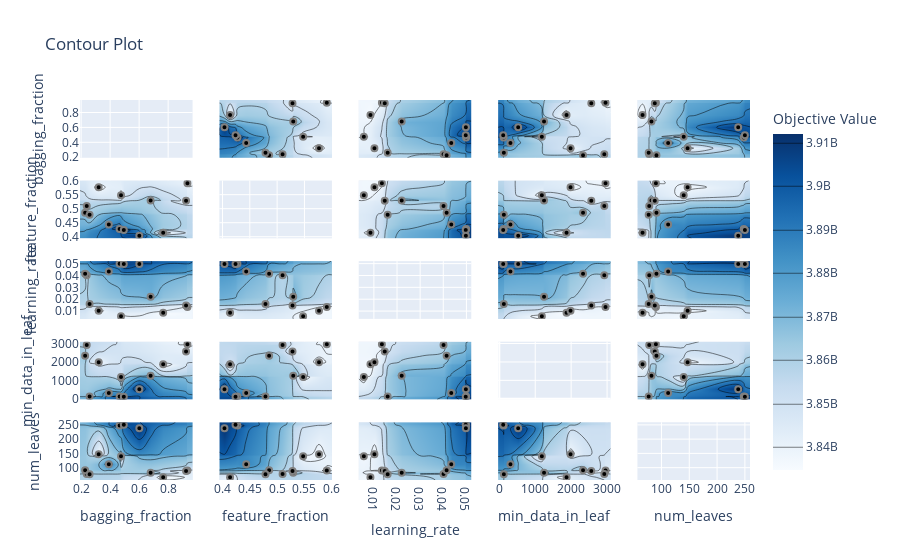

Write notebook code for a chart like this one.
### Code cell
plot_contour(study)

### Figure 1 — Plotly figure (JSON) as saved in the notebook; plotly's stock layout.template omitted (floating-point values rounded to 4 significant figures; data arrays with more than 128 entries replaced by an {"elided": "..."} marker saying what was removed)
{"data": [{"type": "scatter", "xaxis": "x", "yaxis": "y"}, {"colorbar": {"title": {"text": "Objective Value"}}, "colorscale": [[0, "rgb(247,251,255)"], [0.125, "rgb(222,235,247)"], [0.25, "rgb(198,219,239)"], [0.375, "rgb(158,202,225)"], [0.5, "rgb(107,174,214)"], [0.625, "rgb(66,146,198)"], [0.75, "rgb(33,113,181)"], [0.875, "rgb(8,81,156)"], [1, "rgb(8,48,107)"]], "connectgaps": true, "contours": {"coloring": "heatmap"}, "hoverinfo": "none", "line": {"smoothing": 1.3}, "reversescale": false, "showscale": true, "type": "contour", "x": [0.1924, 0.2276, 0.2388, 0.2585, 0.3212, 0.391, 0.4654, 0.475, 0.4943, 0.6013, 0.6792, 0.7657, 0.9234, 0.933, 0.9683], "xaxis": "x6", "y": [0.3943, 0.4036, 0.4139, 0.4239, 0.4274, 0.4434, 0.4787, 0.4854, 0.51, 0.5282, 0.5295, 0.5476, 0.5767, 0.5909, 0.6003], "yaxis": "y6", "z": {"elided": "15x15 int values"}}, {"marker": {"color": "black", "line": {"color": "Gray", "width": 2}}, "mode": "markers", "name": "Feasible Trial", "showlegend": false, "type": "scatter", "x": [0.7657, 0.933, 0.6792, 0.391, 0.3212, 0.9234, 0.2388, 0.2276, 0.2585, 0.475, 0.4654, 0.4943, 0.6013], "xaxis": "x6", "y": [0.4139, 0.5909, 0.5295, 0.4434, 0.5767, 0.5282, 0.51, 0.4854, 0.4787, 0.5476, 0.4274, 0.4239, 0.4036], "yaxis": "y6"}, {"colorbar": {"title": {"text": "Objective Value"}}, "colorscale": [[0, "rgb(247,251,255)"], [0.125, "rgb(222,235,247)"], [0.25, "rgb(198,219,239)"], [0.375, "rgb(158,202,225)"], [0.5, "rgb(107,174,214)"], [0.625, "rgb(66,146,198)"], [0.75, "rgb(33,113,181)"], [0.875, "rgb(8,81,156)"], [1, "rgb(8,48,107)"]], "connectgaps": true, "contours": {"coloring": "heatmap"}, "hoverinfo": "none", "line": {"smoothing": 1.3}, "reversescale": false, "showscale": false, "type": "contour", "x": [0.1924, 0.2276, 0.2388, 0.2585, 0.3212, 0.391, 0.4654, 0.475, 0.4943, 0.6013, 0.6792, 0.7657, 0.9234, 0.933, 0.9683], "xaxis": "x11", "y": [0.003446, 0.005657, 0.008516, 0.01024, 0.01347, 0.0147, 0.01596, 0.02202, 0.04011, 0.04144, 0.04345, 0.04971, 0.04977, 0.04989, 0.0521], "yaxis": "y11", "z": {"elided": "15x15 int values"}}, {"marker": {"color": "black", "line": {"color": "Gray", "width": 2}}, "mode": "markers", "name": "Feasible Trial", "showlegend": false, "type": "scatter", "x": [0.7657, 0.933, 0.6792, 0.391, 0.3212, 0.9234, 0.2388, 0.2276, 0.2585, 0.475, 0.4654, 0.4943, 0.6013], "xaxis": "x11", "y": [0.008516, 0.01347, 0.02202, 0.04345, 0.01024, 0.0147, 0.04011, 0.04144, 0.01596, 0.005657, 0.04989, 0.04971, 0.04977], "yaxis": "y11"}, {"colorbar": {"title": {"text": "Objective Value"}}, "colorscale": [[0, "rgb(247,251,255)"], [0.125, "rgb(222,235,247)"], [0.25, "rgb(198,219,239)"], [0.375, "rgb(158,202,225)"], [0.5, "rgb(107,174,214)"], [0.625, "rgb(66,146,198)"], [0.75, "rgb(33,113,181)"], [0.875, "rgb(8,81,156)"], [1, "rgb(8,48,107)"]], "connectgaps": true, "contours": {"coloring": "heatmap"}, "hoverinfo": "none", "line": {"smoothing": 1.3}, "reversescale": false, "showscale": false, "type": "contour", "x": [0.1924, 0.2276, 0.2388, 0.2585, 0.3212, 0.391, 0.4654, 0.475, 0.4943, 0.6013, 0.6792, 0.7657, 0.9234, 0.933, 0.9683], "xaxis": "x16", "y": [-34.45, 108, 121, 126, 310, 525, 1184, 1245, 1872, 1983, 2331, 2561, 2923, 2957, 3099.0], "yaxis": "y16", "z": {"elided": "15x15 int values"}}, {"marker": {"color": "black", "line": {"color": "Gray", "width": 2}}, "mode": "markers", "name": "Feasible Trial", "showlegend": false, "type": "scatter", "x": [0.7657, 0.933, 0.6792, 0.391, 0.3212, 0.9234, 0.2388, 0.2276, 0.2585, 0.475, 0.4654, 0.4943, 0.6013], "xaxis": "x16", "y": [1872, 2957, 1245, 310, 1983, 2561, 2923, 2331, 126, 1184, 121, 108, 525], "yaxis": "y16"}, {"colorbar": {"title": {"text": "Objective Value"}}, "colorscale": [[0, "rgb(247,251,255)"], [0.125, "rgb(222,235,247)"], [0.25, "rgb(198,219,239)"], [0.375, "rgb(158,202,225)"], [0.5, "rgb(107,174,214)"], [0.625, "rgb(66,146,198)"], [0.75, "rgb(33,113,181)"], [0.875, "rgb(8,81,156)"], [1, "rgb(8,48,107)"]], "connectgaps": true, "contours": {"coloring": "heatmap"}, "hoverinfo": "none", "line": {"smoothing": 1.3}, "reversescale": false, "showscale": false, "type": "contour", "x": [0.1924, 0.2276, 0.2388, 0.2585, 0.3212, 0.391, 0.4654, 0.475, 0.4943, 0.6013, 0.6792, 0.7657, 0.9234, 0.933, 0.9683], "xaxis": "x21", "y": [56.8, 66, 77, 78, 82, 88, 90, 91, 112, 140, 147, 238, 248, 250, 259.2], "yaxis": "y21", "z": {"elided": "15x15 int values"}}, {"marker": {"color": "black", "line": {"color": "Gray", "width": 2}}, "mode": "markers", "name": "Feasible Trial", "showlegend": false, "type": "scatter", "x": [0.7657, 0.933, 0.6792, 0.391, 0.3212, 0.9234, 0.2388, 0.2276, 0.2585, 0.475, 0.4654, 0.4943, 0.6013], "xaxis": "x21", "y": [66, 90, 82, 112, 147, 88, 78, 91, 77, 140, 248, 250, 238], "yaxis": "y21"}, {"colorbar": {"title": {"text": "Objective Value"}}, "colorscale": [[0, "rgb(247,251,255)"], [0.125, "rgb(222,235,247)"], [0.25, "rgb(198,219,239)"], [0.375, "rgb(158,202,225)"], [0.5, "rgb(107,174,214)"], [0.625, "rgb(66,146,198)"], [0.75, "rgb(33,113,181)"], [0.875, "rgb(8,81,156)"], [1, "rgb(8,48,107)"]], "connectgaps": true, "contours": {"coloring": "heatmap"}, "hoverinfo": "none", "line": {"smoothing": 1.3}, "reversescale": false, "showscale": false, "type": "contour", "x": [0.3943, 0.4036, 0.4139, 0.4239, 0.4274, 0.4434, 0.4787, 0.4854, 0.51, 0.5282, 0.5295, 0.5476, 0.5767, 0.5909, 0.6003], "xaxis": "x2", "y": [0.1924, 0.2276, 0.2388, 0.2585, 0.3212, 0.391, 0.4654, 0.475, 0.4943, 0.6013, 0.6792, 0.7657, 0.9234, 0.933, 0.9683], "yaxis": "y2", "z": {"elided": "15x15 int values"}}, {"marker": {"color": "black", "line": {"color": "Gray", "width": 2}}, "mode": "markers", "name": "Feasible Trial", "showlegend": false, "type": "scatter", "x": [0.4139, 0.5909, 0.5295, 0.4434, 0.5767, 0.5282, 0.51, 0.4854, 0.4787, 0.5476, 0.4274, 0.4239, 0.4036], "xaxis": "x2", "y": [0.7657, 0.933, 0.6792, 0.391, 0.3212, 0.9234, 0.2388, 0.2276, 0.2585, 0.475, 0.4654, 0.4943, 0.6013], "yaxis": "y2"}, {"type": "scatter", "xaxis": "x7", "yaxis": "y7"}, {"colorbar": {"title": {"text": "Objective Value"}}, "colorscale": [[0, "rgb(247,251,255)"], [0.125, "rgb(222,235,247)"], [0.25, "rgb(198,219,239)"], [0.375, "rgb(158,202,225)"], [0.5, "rgb(107,174,214)"], [0.625, "rgb(66,146,198)"], [0.75, "rgb(33,113,181)"], [0.875, "rgb(8,81,156)"], [1, "rgb(8,48,107)"]], "connectgaps": true, "contours": {"coloring": "heatmap"}, "hoverinfo": "none", "line": {"smoothing": 1.3}, "reversescale": false, "showscale": false, "type": "contour", "x": [0.3943, 0.4036, 0.4139, 0.4239, 0.4274, 0.4434, 0.4787, 0.4854, 0.51, 0.5282, 0.5295, 0.5476, 0.5767, 0.5909, 0.6003], "xaxis": "x12", "y": [0.003446, 0.005657, 0.008516, 0.01024, 0.01347, 0.0147, 0.01596, 0.02202, 0.04011, 0.04144, 0.04345, 0.04971, 0.04977, 0.04989, 0.0521], "yaxis": "y12", "z": {"elided": "15x15 int values"}}, {"marker": {"color": "black", "line": {"color": "Gray", "width": 2}}, "mode": "markers", "name": "Feasible Trial", "showlegend": false, "type": "scatter", "x": [0.4139, 0.5909, 0.5295, 0.4434, 0.5767, 0.5282, 0.51, 0.4854, 0.4787, 0.5476, 0.4274, 0.4239, 0.4036], "xaxis": "x12", "y": [0.008516, 0.01347, 0.02202, 0.04345, 0.01024, 0.0147, 0.04011, 0.04144, 0.01596, 0.005657, 0.04989, 0.04971, 0.04977], "yaxis": "y12"}, {"colorbar": {"title": {"text": "Objective Value"}}, "colorscale": [[0, "rgb(247,251,255)"], [0.125, "rgb(222,235,247)"], [0.25, "rgb(198,219,239)"], [0.375, "rgb(158,202,225)"], [0.5, "rgb(107,174,214)"], [0.625, "rgb(66,146,198)"], [0.75, "rgb(33,113,181)"], [0.875, "rgb(8,81,156)"], [1, "rgb(8,48,107)"]], "connectgaps": true, "contours": {"coloring": "heatmap"}, "hoverinfo": "none", "line": {"smoothing": 1.3}, "reversescale": false, "showscale": false, "type": "contour", "x": [0.3943, 0.4036, 0.4139, 0.4239, 0.4274, 0.4434, 0.4787, 0.4854, 0.51, 0.5282, 0.5295, 0.5476, 0.5767, 0.5909, 0.6003], "xaxis": "x17", "y": [-34.45, 108, 121, 126, 310, 525, 1184, 1245, 1872, 1983, 2331, 2561, 2923, 2957, 3099.0], "yaxis": "y17", "z": {"elided": "15x15 int values"}}, {"marker": {"color": "black", "line": {"color": "Gray", "width": 2}}, "mode": "markers", "name": "Feasible Trial", "showlegend": false, "type": "scatter", "x": [0.4139, 0.5909, 0.5295, 0.4434, 0.5767, 0.5282, 0.51, 0.4854, 0.4787, 0.5476, 0.4274, 0.4239, 0.4036], "xaxis": "x17", "y": [1872, 2957, 1245, 310, 1983, 2561, 2923, 2331, 126, 1184, 121, 108, 525], "yaxis": "y17"}, {"colorbar": {"title": {"text": "Objective Value"}}, "colorscale": [[0, "rgb(247,251,255)"], [0.125, "rgb(222,235,247)"], [0.25, "rgb(198,219,239)"], [0.375, "rgb(158,202,225)"], [0.5, "rgb(107,174,214)"], [0.625, "rgb(66,146,198)"], [0.75, "rgb(33,113,181)"], [0.875, "rgb(8,81,156)"], [1, "rgb(8,48,107)"]], "connectgaps": true, "contours": {"coloring": "heatmap"}, "hoverinfo": "none", "line": {"smoothing": 1.3}, "reversescale": false, "showscale": false, "type": "contour", "x": [0.3943, 0.4036, 0.4139, 0.4239, 0.4274, 0.4434, 0.4787, 0.4854, 0.51, 0.5282, 0.5295, 0.5476, 0.5767, 0.5909, 0.6003], "xaxis": "x22", "y": [56.8, 66, 77, 78, 82, 88, 90, 91, 112, 140, 147, 238, 248, 250, 259.2], "yaxis": "y22", "z": {"elided": "15x15 int values"}}, {"marker": {"color": "black", "line": {"color": "Gray", "width": 2}}, "mode": "markers", "name": "Feasible Trial", "showlegend": false, "type": "scatter", "x": [0.4139, 0.5909, 0.5295, 0.4434, 0.5767, 0.5282, 0.51, 0.4854, 0.4787, 0.5476, 0.4274, 0.4239, 0.4036], "xaxis": "x22", "y": [66, 90, 82, 112, 147, 88, 78, 91, 77, 140, 248, 250, 238], "yaxis": "y22"}, {"colorbar": {"title": {"text": "Objective Value"}}, "colorscale": [[0, "rgb(247,251,255)"], [0.125, "rgb(222,235,247)"], [0.25, "rgb(198,219,239)"], [0.375, "rgb(158,202,225)"], [0.5, "rgb(107,174,214)"], [0.625, "rgb(66,146,198)"], [0.75, "rgb(33,113,181)"], [0.875, "rgb(8,81,156)"], [1, "rgb(8,48,107)"]], "connectgaps": true, "contours": {"coloring": "heatmap"}, "hoverinfo": "none", "line": {"smoothing": 1.3}, "reversescale": false, "showscale": false, "type": "contour", "x": [0.003446, 0.005657, 0.008516, 0.01024, 0.01347, 0.0147, 0.01596, 0.02202, 0.04011, 0.04144, 0.04345, 0.04971, 0.04977, 0.04989, 0.0521], "xaxis": "x3", "y": [0.1924, 0.2276, 0.2388, 0.2585, 0.3212, 0.391, 0.4654, 0.475, 0.4943, 0.6013, 0.6792, 0.7657, 0.9234, 0.933, 0.9683], "yaxis": "y3", "z": {"elided": "15x15 int values"}}, {"marker": {"color": "black", "line": {"color": "Gray", "width": 2}}, "mode": "markers", "name": "Feasible Trial", "showlegend": false, "type": "scatter", "x": [0.008516, 0.01347, 0.02202, 0.04345, 0.01024, 0.0147, 0.04011, 0.04144, 0.01596, 0.005657, 0.04989, 0.04971, 0.04977], "xaxis": "x3", "y": [0.7657, 0.933, 0.6792, 0.391, 0.3212, 0.9234, 0.2388, 0.2276, 0.2585, 0.475, 0.4654, 0.4943, 0.6013], "yaxis": "y3"}, {"colorbar": {"title": {"text": "Objective Value"}}, "colorscale": [[0, "rgb(247,251,255)"], [0.125, "rgb(222,235,247)"], [0.25, "rgb(198,219,239)"], [0.375, "rgb(158,202,225)"], [0.5, "rgb(107,174,214)"], [0.625, "rgb(66,146,198)"], [0.75, "rgb(33,113,181)"], [0.875, "rgb(8,81,156)"], [1, "rgb(8,48,107)"]], "connectgaps": true, "contours": {"coloring": "heatmap"}, "hoverinfo": "none", "line": {"smoothing": 1.3}, "reversescale": false, "showscale": false, "type": "contour", "x": [0.003446, 0.005657, 0.008516, 0.01024, 0.01347, 0.0147, 0.01596, 0.02202, 0.04011, 0.04144, 0.04345, 0.04971, 0.04977, 0.04989, 0.0521], "xaxis": "x8", "y": [0.3943, 0.4036, 0.4139, 0.4239, 0.4274, 0.4434, 0.4787, 0.4854, 0.51, 0.5282, 0.5295, 0.5476, 0.5767, 0.5909, 0.6003], "yaxis": "y8", "z": {"elided": "15x15 int values"}}, {"marker": {"color": "black", "line": {"color": "Gray", "width": 2}}, "mode": "markers", "name": "Feasible Trial", "showlegend": false, "type": "scatter", "x": [0.008516, 0.01347, 0.02202, 0.04345, 0.01024, 0.0147, 0.04011, 0.04144, 0.01596, 0.005657, 0.04989, 0.04971, 0.04977], "xaxis": "x8", "y": [0.4139, 0.5909, 0.5295, 0.4434, 0.5767, 0.5282, 0.51, 0.4854, 0.4787, 0.5476, 0.4274, 0.4239, 0.4036], "yaxis": "y8"}, {"type": "scatter", "xaxis": "x13", "yaxis": "y13"}, {"colorbar": {"title": {"text": "Objective Value"}}, "colorscale": [[0, "rgb(247,251,255)"], [0.125, "rgb(222,235,247)"], [0.25, "rgb(198,219,239)"], [0.375, "rgb(158,202,225)"], [0.5, "rgb(107,174,214)"], [0.625, "rgb(66,146,198)"], [0.75, "rgb(33,113,181)"], [0.875, "rgb(8,81,156)"], [1, "rgb(8,48,107)"]], "connectgaps": true, "contours": {"coloring": "heatmap"}, "hoverinfo": "none", "line": {"smoothing": 1.3}, "reversescale": false, "showscale": false, "type": "contour", "x": [0.003446, 0.005657, 0.008516, 0.01024, 0.01347, 0.0147, 0.01596, 0.02202, 0.04011, 0.04144, 0.04345, 0.04971, 0.04977, 0.04989, 0.0521], "xaxis": "x18", "y": [-34.45, 108, 121, 126, 310, 525, 1184, 1245, 1872, 1983, 2331, 2561, 2923, 2957, 3099.0], "yaxis": "y18", "z": {"elided": "15x15 int values"}}, {"marker": {"color": "black", "line": {"color": "Gray", "width": 2}}, "mode": "markers", "name": "Feasible Trial", "showlegend": false, "type": "scatter", "x": [0.008516, 0.01347, 0.02202, 0.04345, 0.01024, 0.0147, 0.04011, 0.04144, 0.01596, 0.005657, 0.04989, 0.04971, 0.04977], "xaxis": "x18", "y": [1872, 2957, 1245, 310, 1983, 2561, 2923, 2331, 126, 1184, 121, 108, 525], "yaxis": "y18"}, {"colorbar": {"title": {"text": "Objective Value"}}, "colorscale": [[0, "rgb(247,251,255)"], [0.125, "rgb(222,235,247)"], [0.25, "rgb(198,219,239)"], [0.375, "rgb(158,202,225)"], [0.5, "rgb(107,174,214)"], [0.625, "rgb(66,146,198)"], [0.75, "rgb(33,113,181)"], [0.875, "rgb(8,81,156)"], [1, "rgb(8,48,107)"]], "connectgaps": true, "contours": {"coloring": "heatmap"}, "hoverinfo": "none", "line": {"smoothing": 1.3}, "reversescale": false, "showscale": false, "type": "contour", "x": [0.003446, 0.005657, 0.008516, 0.01024, 0.01347, 0.0147, 0.01596, 0.02202, 0.04011, 0.04144, 0.04345, 0.04971, 0.04977, 0.04989, 0.0521], "xaxis": "x23", "y": [56.8, 66, 77, 78, 82, 88, 90, 91, 112, 140, 147, 238, 248, 250, 259.2], "yaxis": "y23", "z": {"elided": "15x15 int values"}}, {"marker": {"color": "black", "line": {"color": "Gray", "width": 2}}, "mode": "markers", "name": "Feasible Trial", "showlegend": false, "type": "scatter", "x": [0.008516, 0.01347, 0.02202, 0.04345, 0.01024, 0.0147, 0.04011, 0.04144, 0.01596, 0.005657, 0.04989, 0.04971, 0.04977], "xaxis": "x23", "y": [66, 90, 82, 112, 147, 88, 78, 91, 77, 140, 248, 250, 238], "yaxis": "y23"}, {"colorbar": {"title": {"text": "Objective Value"}}, "colorscale": [[0, "rgb(247,251,255)"], [0.125, "rgb(222,235,247)"], [0.25, "rgb(198,219,239)"], [0.375, "rgb(158,202,225)"], [0.5, "rgb(107,174,214)"], [0.625, "rgb(66,146,198)"], [0.75, "rgb(33,113,181)"], [0.875, "rgb(8,81,156)"], [1, "rgb(8,48,107)"]], "connectgaps": true, "contours": {"coloring": "heatmap"}, "hoverinfo": "none", "line": {"smoothing": 1.3}, "reversescale": false, "showscale": false, "type": "contour", "x": [-34.45, 108, 121, 126, 310, 525, 1184, 1245, 1872, 1983, 2331, 2561, 2923, 2957, 3099.0], "xaxis": "x4", "y": [0.1924, 0.2276, 0.2388, 0.2585, 0.3212, 0.391, 0.4654, 0.475, 0.4943, 0.6013, 0.6792, 0.7657, 0.9234, 0.933, 0.9683], "yaxis": "y4", "z": {"elided": "15x15 int values"}}, {"marker": {"color": "black", "line": {"color": "Gray", "width": 2}}, "mode": "markers", "name": "Feasible Trial", "showlegend": false, "type": "scatter", "x": [1872, 2957, 1245, 310, 1983, 2561, 2923, 2331, 126, 1184, 121, 108, 525], "xaxis": "x4", "y": [0.7657, 0.933, 0.6792, 0.391, 0.3212, 0.9234, 0.2388, 0.2276, 0.2585, 0.475, 0.4654, 0.4943, 0.6013], "yaxis": "y4"}, {"colorbar": {"title": {"text": "Objective Value"}}, "colorscale": [[0, "rgb(247,251,255)"], [0.125, "rgb(222,235,247)"], [0.25, "rgb(198,219,239)"], [0.375, "rgb(158,202,225)"], [0.5, "rgb(107,174,214)"], [0.625, "rgb(66,146,198)"], [0.75, "rgb(33,113,181)"], [0.875, "rgb(8,81,156)"], [1, "rgb(8,48,107)"]], "connectgaps": true, "contours": {"coloring": "heatmap"}, "hoverinfo": "none", "line": {"smoothing": 1.3}, "reversescale": false, "showscale": false, "type": "contour", "x": [-34.45, 108, 121, 126, 310, 525, 1184, 1245, 1872, 1983, 2331, 2561, 2923, 2957, 3099.0], "xaxis": "x9", "y": [0.3943, 0.4036, 0.4139, 0.4239, 0.4274, 0.4434, 0.4787, 0.4854, 0.51, 0.5282, 0.5295, 0.5476, 0.5767, 0.5909, 0.6003], "yaxis": "y9", "z": {"elided": "15x15 int values"}}, {"marker": {"color": "black", "line": {"color": "Gray", "width": 2}}, "mode": "markers", "name": "Feasible Trial", "showlegend": false, "type": "scatter", "x": [1872, 2957, 1245, 310, 1983, 2561, 2923, 2331, 126, 1184, 121, 108, 525], "xaxis": "x9", "y": [0.4139, 0.5909, 0.5295, 0.4434, 0.5767, 0.5282, 0.51, 0.4854, 0.4787, 0.5476, 0.4274, 0.4239, 0.4036], "yaxis": "y9"}, {"colorbar": {"title": {"text": "Objective Value"}}, "colorscale": [[0, "rgb(247,251,255)"], [0.125, "rgb(222,235,247)"], [0.25, "rgb(198,219,239)"], [0.375, "rgb(158,202,225)"], [0.5, "rgb(107,174,214)"], [0.625, "rgb(66,146,198)"], [0.75, "rgb(33,113,181)"], [0.875, "rgb(8,81,156)"], [1, "rgb(8,48,107)"]], "connectgaps": true, "contours": {"coloring": "heatmap"}, "hoverinfo": "none", "line": {"smoothing": 1.3}, "reversescale": false, "showscale": false, "type": "contour", "x": [-34.45, 108, 121, 126, 310, 525, 1184, 1245, 1872, 1983, 2331, 2561, 2923, 2957, 3099.0], "xaxis": "x14", "y": [0.003446, 0.005657, 0.008516, 0.01024, 0.01347, 0.0147, 0.01596, 0.02202, 0.04011, 0.04144, 0.04345, 0.04971, 0.04977, 0.04989, 0.0521], "yaxis": "y14", "z": {"elided": "15x15 int values"}}, {"marker": {"color": "black", "line": {"color": "Gray", "width": 2}}, "mode": "markers", "name": "Feasible Trial", "showlegend": false, "type": "scatter", "x": [1872, 2957, 1245, 310, 1983, 2561, 2923, 2331, 126, 1184, 121, 108, 525], "xaxis": "x14", "y": [0.008516, 0.01347, 0.02202, 0.04345, 0.01024, 0.0147, 0.04011, 0.04144, 0.01596, 0.005657, 0.04989, 0.04971, 0.04977], "yaxis": "y14"}, {"type": "scatter", "xaxis": "x19", "yaxis": "y19"}, {"colorbar": {"title": {"text": "Objective Value"}}, "colorscale": [[0, "rgb(247,251,255)"], [0.125, "rgb(222,235,247)"], [0.25, "rgb(198,219,239)"], [0.375, "rgb(158,202,225)"], [0.5, "rgb(107,174,214)"], [0.625, "rgb(66,146,198)"], [0.75, "rgb(33,113,181)"], [0.875, "rgb(8,81,156)"], [1, "rgb(8,48,107)"]], "connectgaps": true, "contours": {"coloring": "heatmap"}, "hoverinfo": "none", "line": {"smoothing": 1.3}, "reversescale": false, "showscale": false, "type": "contour", "x": [-34.45, 108, 121, 126, 310, 525, 1184, 1245, 1872, 1983, 2331, 2561, 2923, 2957, 3099.0], "xaxis": "x24", "y": [56.8, 66, 77, 78, 82, 88, 90, 91, 112, 140, 147, 238, 248, 250, 259.2], "yaxis": "y24", "z": {"elided": "15x15 int values"}}, {"marker": {"color": "black", "line": {"color": "Gray", "width": 2}}, "mode": "markers", "name": "Feasible Trial", "showlegend": false, "type": "scatter", "x": [1872, 2957, 1245, 310, 1983, 2561, 2923, 2331, 126, 1184, 121, 108, 525], "xaxis": "x24", "y": [66, 90, 82, 112, 147, 88, 78, 91, 77, 140, 248, 250, 238], "yaxis": "y24"}, {"colorbar": {"title": {"text": "Objective Value"}}, "colorscale": [[0, "rgb(247,251,255)"], [0.125, "rgb(222,235,247)"], [0.25, "rgb(198,219,239)"], [0.375, "rgb(158,202,225)"], [0.5, "rgb(107,174,214)"], [0.625, "rgb(66,146,198)"], [0.75, "rgb(33,113,181)"], [0.875, "rgb(8,81,156)"], [1, "rgb(8,48,107)"]], "connectgaps": true, "contours": {"coloring": "heatmap"}, "hoverinfo": "none", "line": {"smoothing": 1.3}, "reversescale": false, "showscale": false, "type": "contour", "x": [56.8, 66, 77, 78, 82, 88, 90, 91, 112, 140, 147, 238, 248, 250, 259.2], "xaxis": "x5", "y": [0.1924, 0.2276, 0.2388, 0.2585, 0.3212, 0.391, 0.4654, 0.475, 0.4943, 0.6013, 0.6792, 0.7657, 0.9234, 0.933, 0.9683], "yaxis": "y5", "z": {"elided": "15x15 int values"}}, {"marker": {"color": "black", "line": {"color": "Gray", "width": 2}}, "mode": "markers", "name": "Feasible Trial", "showlegend": false, "type": "scatter", "x": [66, 90, 82, 112, 147, 88, 78, 91, 77, 140, 248, 250, 238], "xaxis": "x5", "y": [0.7657, 0.933, 0.6792, 0.391, 0.3212, 0.9234, 0.2388, 0.2276, 0.2585, 0.475, 0.4654, 0.4943, 0.6013], "yaxis": "y5"}, {"colorbar": {"title": {"text": "Objective Value"}}, "colorscale": [[0, "rgb(247,251,255)"], [0.125, "rgb(222,235,247)"], [0.25, "rgb(198,219,239)"], [0.375, "rgb(158,202,225)"], [0.5, "rgb(107,174,214)"], [0.625, "rgb(66,146,198)"], [0.75, "rgb(33,113,181)"], [0.875, "rgb(8,81,156)"], [1, "rgb(8,48,107)"]], "connectgaps": true, "contours": {"coloring": "heatmap"}, "hoverinfo": "none", "line": {"smoothing": 1.3}, "reversescale": false, "showscale": false, "type": "contour", "x": [56.8, 66, 77, 78, 82, 88, 90, 91, 112, 140, 147, 238, 248, 250, 259.2], "xaxis": "x10", "y": [0.3943, 0.4036, 0.4139, 0.4239, 0.4274, 0.4434, 0.4787, 0.4854, 0.51, 0.5282, 0.5295, 0.5476, 0.5767, 0.5909, 0.6003], "yaxis": "y10", "z": {"elided": "15x15 int values"}}, {"marker": {"color": "black", "line": {"color": "Gray", "width": 2}}, "mode": "markers", "name": "Feasible Trial", "showlegend": false, "type": "scatter", "x": [66, 90, 82, 112, 147, 88, 78, 91, 77, 140, 248, 250, 238], "xaxis": "x10", "y": [0.4139, 0.5909, 0.5295, 0.4434, 0.5767, 0.5282, 0.51, 0.4854, 0.4787, 0.5476, 0.4274, 0.4239, 0.4036], "yaxis": "y10"}, {"colorbar": {"title": {"text": "Objective Value"}}, "colorscale": [[0, "rgb(247,251,255)"], [0.125, "rgb(222,235,247)"], [0.25, "rgb(198,219,239)"], [0.375, "rgb(158,202,225)"], [0.5, "rgb(107,174,214)"], [0.625, "rgb(66,146,198)"], [0.75, "rgb(33,113,181)"], [0.875, "rgb(8,81,156)"], [1, "rgb(8,48,107)"]], "connectgaps": true, "contours": {"coloring": "heatmap"}, "hoverinfo": "none", "line": {"smoothing": 1.3}, "reversescale": false, "showscale": false, "type": "contour", "x": [56.8, 66, 77, 78, 82, 88, 90, 91, 112, 140, 147, 238, 248, 250, 259.2], "xaxis": "x15", "y": [0.003446, 0.005657, 0.008516, 0.01024, 0.01347, 0.0147, 0.01596, 0.02202, 0.04011, 0.04144, 0.04345, 0.04971, 0.04977, 0.04989, 0.0521], "yaxis": "y15", "z": {"elided": "15x15 int values"}}, {"marker": {"color": "black", "line": {"color": "Gray", "width": 2}}, "mode": "markers", "name": "Feasible Trial", "showlegend": false, "type": "scatter", "x": [66, 90, 82, 112, 147, 88, 78, 91, 77, 140, 248, 250, 238], "xaxis": "x15", "y": [0.008516, 0.01347, 0.02202, 0.04345, 0.01024, 0.0147, 0.04011, 0.04144, 0.01596, 0.005657, 0.04989, 0.04971, 0.04977], "yaxis": "y15"}, {"colorbar": {"title": {"text": "Objective Value"}}, "colorscale": [[0, "rgb(247,251,255)"], [0.125, "rgb(222,235,247)"], [0.25, "rgb(198,219,239)"], [0.375, "rgb(158,202,225)"], [0.5, "rgb(107,174,214)"], [0.625, "rgb(66,146,198)"], [0.75, "rgb(33,113,181)"], [0.875, "rgb(8,81,156)"], [1, "rgb(8,48,107)"]], "connectgaps": true, "contours": {"coloring": "heatmap"}, "hoverinfo": "none", "line": {"smoothing": 1.3}, "reversescale": false, "showscale": false, "type": "contour", "x": [56.8, 66, 77, 78, 82, 88, 90, 91, 112, 140, 147, 238, 248, 250, 259.2], "xaxis": "x20", "y": [-34.45, 108, 121, 126, 310, 525, 1184, 1245, 1872, 1983, 2331, 2561, 2923, 2957, 3099.0], "yaxis": "y20", "z": {"elided": "15x15 int values"}}, {"marker": {"color": "black", "line": {"color": "Gray", "width": 2}}, "mode": "markers", "name": "Feasible Trial", "showlegend": false, "type": "scatter", "x": [66, 90, 82, 112, 147, 88, 78, 91, 77, 140, 248, 250, 238], "xaxis": "x20", "y": [1872, 2957, 1245, 310, 1983, 2561, 2923, 2331, 126, 1184, 121, 108, 525], "yaxis": "y20"}, {"type": "scatter", "xaxis": "x25", "yaxis": "y25"}], "layout": {"title": {"text": "Contour Plot"}, "xaxis": {"anchor": "y", "domain": [0, 0.168], "matches": "x21", "range": [0.1924, 0.9683], "showticklabels": false}, "xaxis10": {"anchor": "y10", "domain": [0.832, 1], "matches": "x25", "range": [56.8, 259.2], "showticklabels": false}, "xaxis11": {"anchor": "y11", "domain": [0, 0.168], "matches": "x21", "range": [0.1924, 0.9683], "showticklabels": false}, "xaxis12": {"anchor": "y12", "domain": [0.208, 0.376], "matches": "x22", "range": [0.3943, 0.6003], "showticklabels": false}, "xaxis13": {"anchor": "y13", "domain": [0.416, 0.584], "matches": "x23", "range": [0.003446, 0.0521], "showticklabels": false}, "xaxis14": {"anchor": "y14", "domain": [0.624, 0.792], "matches": "x24", "range": [-34.45, 3099.0], "showticklabels": false}, "xaxis15": {"anchor": "y15", "domain": [0.832, 1], "matches": "x25", "range": [56.8, 259.2], "showticklabels": false}, "xaxis16": {"anchor": "y16", "domain": [0, 0.168], "matches": "x21", "range": [0.1924, 0.9683], "showticklabels": false}, "xaxis17": {"anchor": "y17", "domain": [0.208, 0.376], "matches": "x22", "range": [0.3943, 0.6003], "showticklabels": false}, "xaxis18": {"anchor": "y18", "domain": [0.416, 0.584], "matches": "x23", "range": [0.003446, 0.0521], "showticklabels": false}, "xaxis19": {"anchor": "y19", "domain": [0.624, 0.792], "matches": "x24", "range": [-34.45, 3099.0], "showticklabels": false}, "xaxis2": {"anchor": "y2", "domain": [0.208, 0.376], "matches": "x22", "range": [0.3943, 0.6003], "showticklabels": false}, "xaxis20": {"anchor": "y20", "domain": [0.832, 1], "matches": "x25", "range": [56.8, 259.2], "showticklabels": false}, "xaxis21": {"anchor": "y21", "domain": [0, 0.168], "range": [0.1924, 0.9683], "title": {"text": "bagging_fraction"}}, "xaxis22": {"anchor": "y22", "domain": [0.208, 0.376], "range": [0.3943, 0.6003], "title": {"text": "feature_fraction"}}, "xaxis23": {"anchor": "y23", "domain": [0.416, 0.584], "range": [0.003446, 0.0521], "title": {"text": "learning_rate"}}, "xaxis24": {"anchor": "y24", "domain": [0.624, 0.792], "range": [-34.45, 3099.0], "title": {"text": "min_data_in_leaf"}}, "xaxis25": {"anchor": "y25", "domain": [0.832, 1], "range": [56.8, 259.2], "title": {"text": "num_leaves"}}, "xaxis3": {"anchor": "y3", "domain": [0.416, 0.584], "matches": "x23", "range": [0.003446, 0.0521], "showticklabels": false}, "xaxis4": {"anchor": "y4", "domain": [0.624, 0.792], "matches": "x24", "range": [-34.45, 3099.0], "showticklabels": false}, "xaxis5": {"anchor": "y5", "domain": [0.832, 1], "matches": "x25", "range": [56.8, 259.2], "showticklabels": false}, "xaxis6": {"anchor": "y6", "domain": [0, 0.168], "matches": "x21", "range": [0.1924, 0.9683], "showticklabels": false}, "xaxis7": {"anchor": "y7", "domain": [0.208, 0.376], "matches": "x22", "range": [0.3943, 0.6003], "showticklabels": false}, "xaxis8": {"anchor": "y8", "domain": [0.416, 0.584], "matches": "x23", "range": [0.003446, 0.0521], "showticklabels": false}, "xaxis9": {"anchor": "y9", "domain": [0.624, 0.792], "matches": "x24", "range": [-34.45, 3099.0], "showticklabels": false}, "yaxis": {"anchor": "x", "domain": [0.848, 1], "range": [0.1924, 0.9683], "title": {"text": "bagging_fraction"}}, "yaxis10": {"anchor": "x10", "domain": [0.636, 0.788], "matches": "y6", "range": [0.3943, 0.6003], "showticklabels": false}, "yaxis11": {"anchor": "x11", "domain": [0.424, 0.576], "range": [0.003446, 0.0521], "title": {"text": "learning_rate"}}, "yaxis12": {"anchor": "x12", "domain": [0.424, 0.576], "matches": "y11", "range": [0.003446, 0.0521], "showticklabels": false}, "yaxis13": {"anchor": "x13", "domain": [0.424, 0.576], "matches": "y11", "range": [0.003446, 0.0521], "showticklabels": false}, "yaxis14": {"anchor": "x14", "domain": [0.424, 0.576], "matches": "y11", "range": [0.003446, 0.0521], "showticklabels": false}, "yaxis15": {"anchor": "x15", "domain": [0.424, 0.576], "matches": "y11", "range": [0.003446, 0.0521], "showticklabels": false}, "yaxis16": {"anchor": "x16", "domain": [0.212, 0.364], "range": [-34.45, 3099.0], "title": {"text": "min_data_in_leaf"}}, "yaxis17": {"anchor": "x17", "domain": [0.212, 0.364], "matches": "y16", "range": [-34.45, 3099.0], "showticklabels": false}, "yaxis18": {"anchor": "x18", "domain": [0.212, 0.364], "matches": "y16", "range": [-34.45, 3099.0], "showticklabels": false}, "yaxis19": {"anchor": "x19", "domain": [0.212, 0.364], "matches": "y16", "range": [-34.45, 3099.0], "showticklabels": false}, "yaxis2": {"anchor": "x2", "domain": [0.848, 1], "matches": "y", "range": [0.1924, 0.9683], "showticklabels": false}, "yaxis20": {"anchor": "x20", "domain": [0.212, 0.364], "matches": "y16", "range": [-34.45, 3099.0], "showticklabels": false}, "yaxis21": {"anchor": "x21", "domain": [0, 0.152], "range": [56.8, 259.2], "title": {"text": "num_leaves"}}, "yaxis22": {"anchor": "x22", "domain": [0, 0.152], "matches": "y21", "range": [56.8, 259.2], "showticklabels": false}, "yaxis23": {"anchor": "x23", "domain": [0, 0.152], "matches": "y21", "range": [56.8, 259.2], "showticklabels": false}, "yaxis24": {"anchor": "x24", "domain": [0, 0.152], "matches": "y21", "range": [56.8, 259.2], "showticklabels": false}, "yaxis25": {"anchor": "x25", "domain": [0, 0.152], "matches": "y21", "range": [56.8, 259.2], "showticklabels": false}, "yaxis3": {"anchor": "x3", "domain": [0.848, 1], "matches": "y", "range": [0.1924, 0.9683], "showticklabels": false}, "yaxis4": {"anchor": "x4", "domain": [0.848, 1], "matches": "y", "range": [0.1924, 0.9683], "showticklabels": false}, "yaxis5": {"anchor": "x5", "domain": [0.848, 1], "matches": "y", "range": [0.1924, 0.9683], "showticklabels": false}, "yaxis6": {"anchor": "x6", "domain": [0.636, 0.788], "range": [0.3943, 0.6003], "title": {"text": "feature_fraction"}}, "yaxis7": {"anchor": "x7", "domain": [0.636, 0.788], "matches": "y6", "range": [0.3943, 0.6003], "showticklabels": false}, "yaxis8": {"anchor": "x8", "domain": [0.636, 0.788], "matches": "y6", "range": [0.3943, 0.6003], "showticklabels": false}, "yaxis9": {"anchor": "x9", "domain": [0.636, 0.788], "matches": "y6", "range": [0.3943, 0.6003], "showticklabels": false}}}
